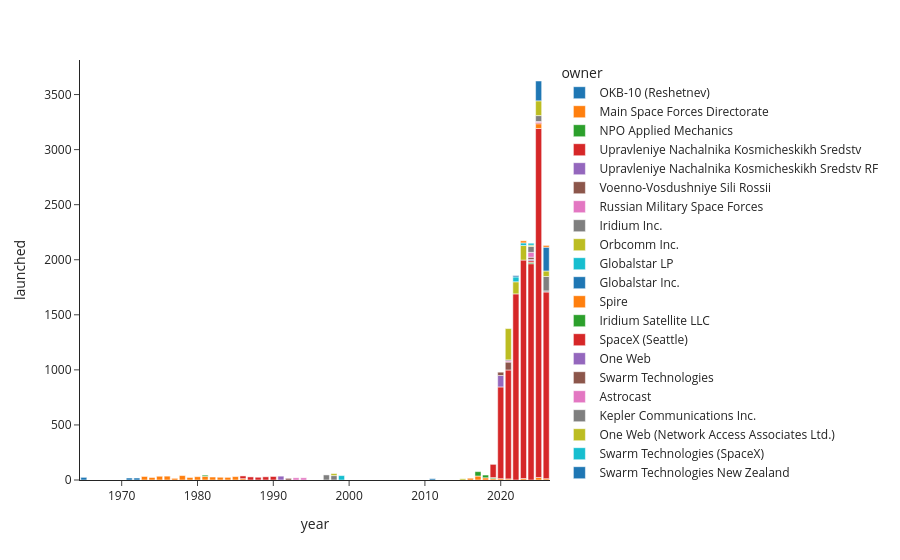

Source (notebook cell):
### Code cell
growth = pd.read_sql("""
    SELECT CAST(substr(s.launch_date, 1, 4) AS INTEGER) AS year,
           o.name AS owner,
           COUNT(*) AS launched
    FROM satellite s
    JOIN organisation o ON o.code = s.owner_code
    GROUP BY year, o.code
    HAVING COUNT(*) >= 10
    ORDER BY year""", con)

fig = px.bar(growth, x="year", y="launched", color="owner", template="simple_white")
fig.show(config={"displayModeBar": False})

### Figure 1 — Plotly figure (JSON) as saved in the notebook; plotly's stock layout.template omitted (floating-point values rounded to 4 significant figures)
{"data": [{"hovertemplate": "owner=OKB-10 (Reshetnev)<br>year=%{x}<br>launched=%{y}<extra></extra>", "legendgroup": "OKB-10 (Reshetnev)", "marker": {"color": "#1F77B4", "pattern": {"shape": ""}}, "name": "OKB-10 (Reshetnev)", "orientation": "v", "showlegend": true, "textposition": "auto", "type": "bar", "x": [1965, 1971, 1972], "xaxis": "x", "y": [24, 18, 18], "yaxis": "y"}, {"hovertemplate": "owner=Main Space Forces Directorate<br>year=%{x}<br>launched=%{y}<extra></extra>", "legendgroup": "Main Space Forces Directorate", "marker": {"color": "#FF7F0E", "pattern": {"shape": ""}}, "name": "Main Space Forces Directorate", "orientation": "v", "showlegend": true, "textposition": "auto", "type": "bar", "x": [1973, 1974, 1975, 1976, 1977, 1978, 1979, 1980, 1981, 1982, 1983, 1984, 1985, 1986], "xaxis": "x", "y": [32, 23, 34, 35, 15, 40, 23, 30, 33, 27, 25, 24, 31, 12], "yaxis": "y"}, {"hovertemplate": "owner=NPO Applied Mechanics<br>year=%{x}<br>launched=%{y}<extra></extra>", "legendgroup": "NPO Applied Mechanics", "marker": {"color": "#2CA02C", "pattern": {"shape": ""}}, "name": "NPO Applied Mechanics", "orientation": "v", "showlegend": true, "textposition": "auto", "type": "bar", "x": [1981], "xaxis": "x", "y": [11], "yaxis": "y"}, {"hovertemplate": "owner=Upravleniye Nachalnika Kosmicheskikh Sredstv<br>year=%{x}<br>launched=%{y}<extra></extra>", "legendgroup": "Upravleniye Nachalnika Kosmicheskikh Sredstv", "marker": {"color": "#D62728", "pattern": {"shape": ""}}, "name": "Upravleniye Nachalnika Kosmicheskikh Sredstv", "orientation": "v", "showlegend": true, "textposition": "auto", "type": "bar", "x": [1986, 1987, 1988, 1989, 1990], "xaxis": "x", "y": [25, 28, 25, 29, 32], "yaxis": "y"}, {"hovertemplate": "owner=Upravleniye Nachalnika Kosmicheskikh Sredstv RF<br>year=%{x}<br>launched=%{y}<extra></extra>", "legendgroup": "Upravleniye Nachalnika Kosmicheskikh Sredstv RF", "marker": {"color": "#9467BD", "pattern": {"shape": ""}}, "name": "Upravleniye Nachalnika Kosmicheskikh Sredstv RF", "orientation": "v", "showlegend": true, "textposition": "auto", "type": "bar", "x": [1991], "xaxis": "x", "y": [35], "yaxis": "y"}, {"hovertemplate": "owner=Voenno-Vosdushniye Sili Rossii<br>year=%{x}<br>launched=%{y}<extra></extra>", "legendgroup": "Voenno-Vosdushniye Sili Rossii", "marker": {"color": "#8C564B", "pattern": {"shape": ""}}, "name": "Voenno-Vosdushniye Sili Rossii", "orientation": "v", "showlegend": true, "textposition": "auto", "type": "bar", "x": [1992], "xaxis": "x", "y": [15], "yaxis": "y"}, {"hovertemplate": "owner=Russian Military Space Forces<br>year=%{x}<br>launched=%{y}<extra></extra>", "legendgroup": "Russian Military Space Forces", "marker": {"color": "#E377C2", "pattern": {"shape": ""}}, "name": "Russian Military Space Forces", "orientation": "v", "showlegend": true, "textposition": "auto", "type": "bar", "x": [1993, 1994], "xaxis": "x", "y": [20, 20], "yaxis": "y"}, {"hovertemplate": "owner=Iridium Inc.<br>year=%{x}<br>launched=%{y}<extra></extra>", "legendgroup": "Iridium Inc.", "marker": {"color": "#7F7F7F", "pattern": {"shape": ""}}, "name": "Iridium Inc.", "orientation": "v", "showlegend": true, "textposition": "auto", "type": "bar", "x": [1997, 1998], "xaxis": "x", "y": [46, 40], "yaxis": "y"}, {"hovertemplate": "owner=Orbcomm Inc.<br>year=%{x}<br>launched=%{y}<extra></extra>", "legendgroup": "Orbcomm Inc.", "marker": {"color": "#BCBD22", "pattern": {"shape": ""}}, "name": "Orbcomm Inc.", "orientation": "v", "showlegend": true, "textposition": "auto", "type": "bar", "x": [1998, 2015], "xaxis": "x", "y": [18, 11], "yaxis": "y"}, {"hovertemplate": "owner=Globalstar LP<br>year=%{x}<br>launched=%{y}<extra></extra>", "legendgroup": "Globalstar LP", "marker": {"color": "#17BECF", "pattern": {"shape": ""}}, "name": "Globalstar LP", "orientation": "v", "showlegend": true, "textposition": "auto", "type": "bar", "x": [1999], "xaxis": "x", "y": [40], "yaxis": "y"}, {"hovertemplate": "owner=Globalstar Inc.<br>year=%{x}<br>launched=%{y}<extra></extra>", "legendgroup": "Globalstar Inc.", "marker": {"color": "#1F77B4", "pattern": {"shape": ""}}, "name": "Globalstar Inc.", "orientation": "v", "showlegend": true, "textposition": "auto", "type": "bar", "x": [2011], "xaxis": "x", "y": [12], "yaxis": "y"}, {"hovertemplate": "owner=Spire<br>year=%{x}<br>launched=%{y}<extra></extra>", "legendgroup": "Spire", "marker": {"color": "#FF7F0E", "pattern": {"shape": ""}}, "name": "Spire", "orientation": "v", "showlegend": true, "textposition": "auto", "type": "bar", "x": [2016, 2017, 2018, 2019, 2020, 2021, 2023, 2025, 2026], "xaxis": "x", "y": [16, 36, 20, 12, 12, 10, 13, 23, 12], "yaxis": "y"}, {"hovertemplate": "owner=Iridium Satellite LLC<br>year=%{x}<br>launched=%{y}<extra></extra>", "legendgroup": "Iridium Satellite LLC", "marker": {"color": "#2CA02C", "pattern": {"shape": ""}}, "name": "Iridium Satellite LLC", "orientation": "v", "showlegend": true, "textposition": "auto", "type": "bar", "x": [2017, 2018, 2019], "xaxis": "x", "y": [40, 25, 10], "yaxis": "y"}, {"hovertemplate": "owner=SpaceX (Seattle)<br>year=%{x}<br>launched=%{y}<extra></extra>", "legendgroup": "SpaceX (Seattle)", "marker": {"color": "#D62728", "pattern": {"shape": ""}}, "name": "SpaceX (Seattle)", "orientation": "v", "showlegend": true, "textposition": "auto", "type": "bar", "x": [2019, 2020, 2021, 2022, 2023, 2024, 2025, 2026], "xaxis": "x", "y": [120, 833, 989, 1690, 1984, 1964, 3169, 1695], "yaxis": "y"}, {"hovertemplate": "owner=One Web<br>year=%{x}<br>launched=%{y}<extra></extra>", "legendgroup": "One Web", "marker": {"color": "#9467BD", "pattern": {"shape": ""}}, "name": "One Web", "orientation": "v", "showlegend": true, "textposition": "auto", "type": "bar", "x": [2020], "xaxis": "x", "y": [104], "yaxis": "y"}, {"hovertemplate": "owner=Swarm Technologies<br>year=%{x}<br>launched=%{y}<extra></extra>", "legendgroup": "Swarm Technologies", "marker": {"color": "#8C564B", "pattern": {"shape": ""}}, "name": "Swarm Technologies", "orientation": "v", "showlegend": true, "textposition": "auto", "type": "bar", "x": [2020, 2021], "xaxis": "x", "y": [30, 72], "yaxis": "y"}, {"hovertemplate": "owner=Astrocast<br>year=%{x}<br>launched=%{y}<extra></extra>", "legendgroup": "Astrocast", "marker": {"color": "#E377C2", "pattern": {"shape": ""}}, "name": "Astrocast", "orientation": "v", "showlegend": true, "textposition": "auto", "type": "bar", "x": [2021], "xaxis": "x", "y": [10], "yaxis": "y"}, {"hovertemplate": "owner=Kepler Communications Inc.<br>year=%{x}<br>launched=%{y}<extra></extra>", "legendgroup": "Kepler Communications Inc.", "marker": {"color": "#7F7F7F", "pattern": {"shape": ""}}, "name": "Kepler Communications Inc.", "orientation": "v", "showlegend": true, "textposition": "auto", "type": "bar", "x": [2021, 2026], "xaxis": "x", "y": [10, 10], "yaxis": "y"}, {"hovertemplate": "owner=One Web (Network Access Associates Ltd.)<br>year=%{x}<br>launched=%{y}<extra></extra>", "legendgroup": "One Web (Network Access Associates Ltd.)", "marker": {"color": "#BCBD22", "pattern": {"shape": ""}}, "name": "One Web (Network Access Associates Ltd.)", "orientation": "v", "showlegend": true, "textposition": "auto", "type": "bar", "x": [2021, 2022, 2023], "xaxis": "x", "y": [284, 110, 132], "yaxis": "y"}, {"hovertemplate": "owner=Swarm Technologies (SpaceX)<br>year=%{x}<br>launched=%{y}<extra></extra>", "legendgroup": "Swarm Technologies (SpaceX)", "marker": {"color": "#17BECF", "pattern": {"shape": ""}}, "name": "Swarm Technologies (SpaceX)", "orientation": "v", "showlegend": true, "textposition": "auto", "type": "bar", "x": [2022, 2023], "xaxis": "x", "y": [44, 24], "yaxis": "y"}, {"hovertemplate": "owner=Swarm Technologies New Zealand<br>year=%{x}<br>launched=%{y}<extra></extra>", "legendgroup": "Swarm Technologies New Zealand", "marker": {"color": "#1F77B4", "pattern": {"shape": ""}}, "name": "Swarm Technologies New Zealand", "orientation": "v", "showlegend": true, "textposition": "auto", "type": "bar", "x": [2022], "xaxis": "x", "y": [12], "yaxis": "y"}, {"hovertemplate": "owner=Space Development Agency<br>year=%{x}<br>launched=%{y}<extra></extra>", "legendgroup": "Space Development Agency", "marker": {"color": "#FF7F0E", "pattern": {"shape": ""}}, "name": "Space Development Agency", "orientation": "v", "showlegend": true, "textposition": "auto", "type": "bar", "x": [2023, 2025], "xaxis": "x", "y": [19, 43], "yaxis": "y"}, {"hovertemplate": "owner=Guodian HiTech Technology Co Ltd.<br>year=%{x}<br>launched=%{y}<extra></extra>", "legendgroup": "Guodian HiTech Technology Co Ltd.", "marker": {"color": "#2CA02C", "pattern": {"shape": ""}}, "name": "Guodian HiTech Technology Co Ltd.", "orientation": "v", "showlegend": true, "textposition": "auto", "type": "bar", "x": [2024], "xaxis": "x", "y": [12], "yaxis": "y"}, {"hovertemplate": "owner=Kineis<br>year=%{x}<br>launched=%{y}<extra></extra>", "legendgroup": "Kineis", "marker": {"color": "#D62728", "pattern": {"shape": ""}}, "name": "Kineis", "orientation": "v", "showlegend": true, "textposition": "auto", "type": "bar", "x": [2024, 2025], "xaxis": "x", "y": [15, 10], "yaxis": "y"}, {"hovertemplate": "owner=ONDO Space LLC<br>year=%{x}<br>launched=%{y}<extra></extra>", "legendgroup": "ONDO Space LLC", "marker": {"color": "#9467BD", "pattern": {"shape": ""}}, "name": "ONDO Space LLC", "orientation": "v", "showlegend": true, "textposition": "auto", "type": "bar", "x": [2024], "xaxis": "x", "y": [12], "yaxis": "y"}, {"hovertemplate": "owner=Eutelsat One Web (Network Access Associates Ltd.)<br>year=%{x}<br>launched=%{y}<extra></extra>", "legendgroup": "Eutelsat One Web (Network Access Associates Ltd.)", "marker": {"color": "#8C564B", "pattern": {"shape": ""}}, "name": "Eutelsat One Web (Network Access Associates Ltd.)", "orientation": "v", "showlegend": true, "textposition": "auto", "type": "bar", "x": [2024], "xaxis": "x", "y": [20], "yaxis": "y"}, {"hovertemplate": "owner=Sitronics Group<br>year=%{x}<br>launched=%{y}<extra></extra>", "legendgroup": "Sitronics Group", "marker": {"color": "#E377C2", "pattern": {"shape": ""}}, "name": "Sitronics Group", "orientation": "v", "showlegend": true, "textposition": "auto", "type": "bar", "x": [2024, 2025], "xaxis": "x", "y": [44, 10], "yaxis": "y"}, {"hovertemplate": "owner=Shanghai Spacecom Satellite Technology Ltd<br>year=%{x}<br>launched=%{y}<extra></extra>", "legendgroup": "Shanghai Spacecom Satellite Technology Ltd", "marker": {"color": "#7F7F7F", "pattern": {"shape": ""}}, "name": "Shanghai Spacecom Satellite Technology Ltd", "orientation": "v", "showlegend": true, "textposition": "auto", "type": "bar", "x": [2024, 2025, 2026], "xaxis": "x", "y": [54, 54, 131], "yaxis": "y"}, {"hovertemplate": "owner=China Satellite Network Group Co. Ltd.<br>year=%{x}<br>launched=%{y}<extra></extra>", "legendgroup": "China Satellite Network Group Co. Ltd.", "marker": {"color": "#BCBD22", "pattern": {"shape": ""}}, "name": "China Satellite Network Group Co. Ltd.", "orientation": "v", "showlegend": true, "textposition": "auto", "type": "bar", "x": [2024, 2025, 2026], "xaxis": "x", "y": [11, 134, 50], "yaxis": "y"}, {"hovertemplate": "owner=General Armaments Dept. of the PLA<br>year=%{x}<br>launched=%{y}<extra></extra>", "legendgroup": "General Armaments Dept. of the PLA", "marker": {"color": "#17BECF", "pattern": {"shape": ""}}, "name": "General Armaments Dept. of the PLA", "orientation": "v", "showlegend": true, "textposition": "auto", "type": "bar", "x": [2024], "xaxis": "x", "y": [18], "yaxis": "y"}, {"hovertemplate": "owner=Kuiper Systems LLC<br>year=%{x}<br>launched=%{y}<extra></extra>", "legendgroup": "Kuiper Systems LLC", "marker": {"color": "#1F77B4", "pattern": {"shape": ""}}, "name": "Kuiper Systems LLC", "orientation": "v", "showlegend": true, "textposition": "auto", "type": "bar", "x": [2025, 2026], "xaxis": "x", "y": [180, 216], "yaxis": "y"}, {"hovertemplate": "owner=OOO 'Byuro 1440'<br>year=%{x}<br>launched=%{y}<extra></extra>", "legendgroup": "OOO 'Byuro 1440'", "marker": {"color": "#FF7F0E", "pattern": {"shape": ""}}, "name": "OOO 'Byuro 1440'", "orientation": "v", "showlegend": true, "textposition": "auto", "type": "bar", "x": [2026], "xaxis": "x", "y": [16], "yaxis": "y"}], "layout": {"barmode": "relative", "legend": {"title": {"text": "owner"}, "tracegroupgap": 0}, "margin": {"t": 60}, "xaxis": {"anchor": "y", "domain": [0, 1], "title": {"text": "year"}}, "yaxis": {"anchor": "x", "domain": [0, 1], "title": {"text": "launched"}}}}
